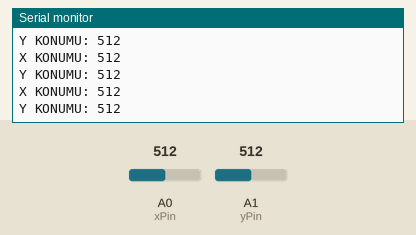
This sketch was run on a simulated Arduino Uno, built with avr-gcc and run on an emulated ATmega328P. On the bench: the last lines printed to the serial monitor. The test bench sets the inputs (shaded band); at power-on: A0 (xPin) = 512, A1 (yPin) = 512.

Above: at 7.2 s.
7.3 s: A0 (xPin) set to 993
At 7.43 s:
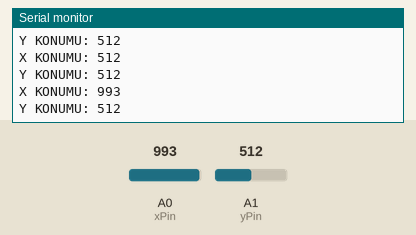
8.8 s: A0 (xPin) set to 1010
At 8.95 s:
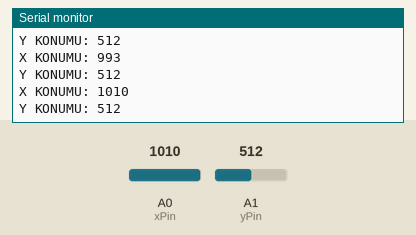
Timing chart, 0 to 11.3 s (numbered marks = the images above; inputs shaded):
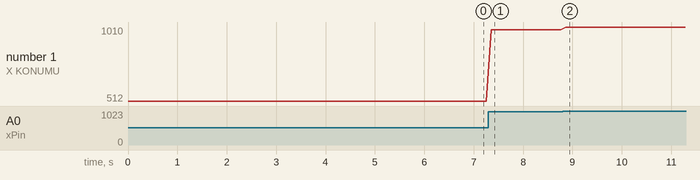

The sketch:

JOYSTICK.ino
```cpp
int xPin = A0;
int yPin = A1;
int degerX;
int degerY;
void setup() {
  Serial.begin(9600);
  // put your setup code here, to run once:
pinMode(xPin, INPUT);
pinMode(yPin, INPUT);
}

void loop() {

degerX=analogRead(xPin);
degerY=analogRead(yPin);
Serial.print("X KONUMU: ");
Serial.println(degerX);
Serial.print("Y KONUMU: ");
Serial.println(degerY);
delay(100);
}
```

Measured:
- after the input at 7.3 s, the serial monitor: prints a new line after 0.05 s (image 1)
- after the input at 8.8 s, the serial monitor: prints a new line after 0.06 s (image 2)
- plotted number 1: 512 → 993 after the input at 7.3 s, 993 → 1010 after the input at 8.8 s
